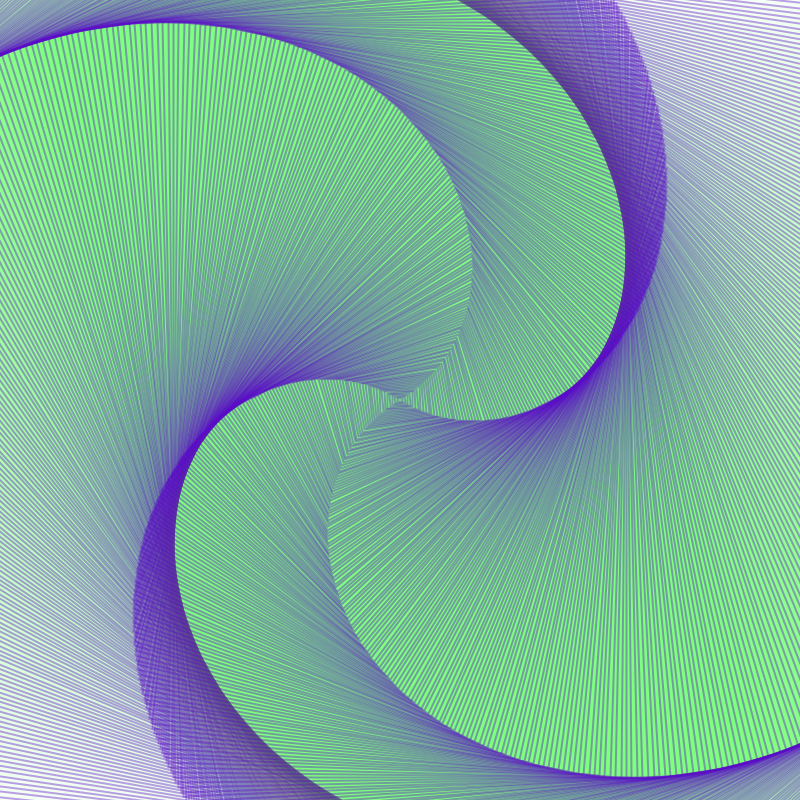
Frame 1 (no input)
Frame 60 (the mouse pressed at the canvas centre just before this capture): identical to frame 1, image omitted
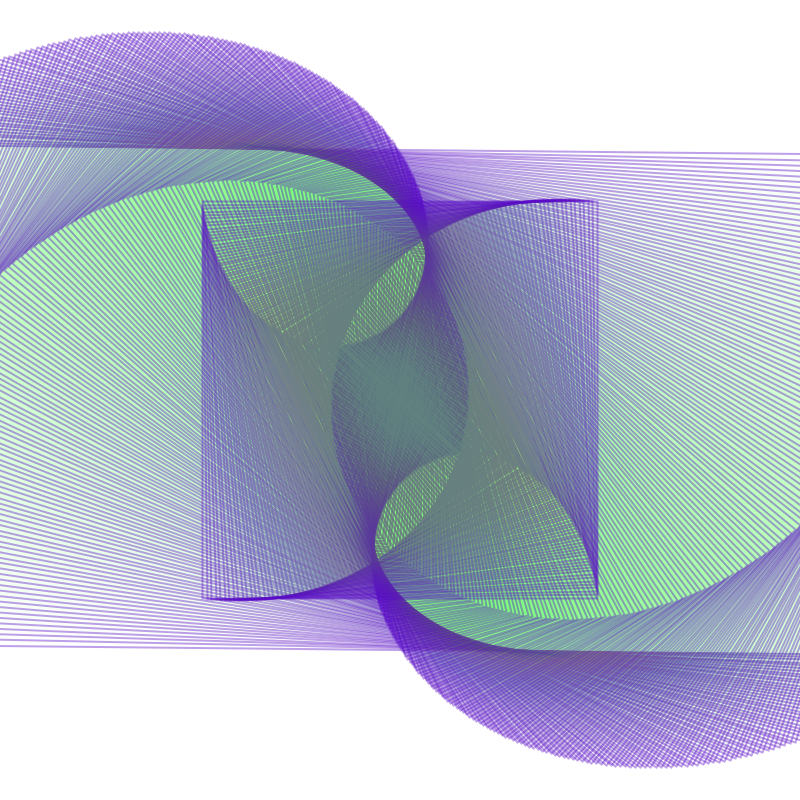
Frame 120 (the mouse held since frame 60 and released just before this capture)

The Processing sketch that drew these frames (run headless with seeded random() and noise(); from frame 60 on, the mouse is pressed at the canvas centre):

// Processing sketch: processing_116793
// ── processing_116793.pde


void setup() {

  rectMode(CENTER);

  size(800, 800);
}
//spinning rectangle

void draw() {

  background(255);

  float r= random(5, 255);
  translate(width/2, height/2);
  int howMany= 300;
  for (int i = howMany; i>0; i--) {
    //pushMatrix();
    rotate(PI/howMany);
    stroke(90, 10, 200, 100);
    strokeWeight(2);
    fill(0, 150, 100, 1);
    rect(0, 0, i*5-mouseX, i*3-mouseY);

    // if (mousePressed==true) {} 
    //popMatrix();
  }
}
